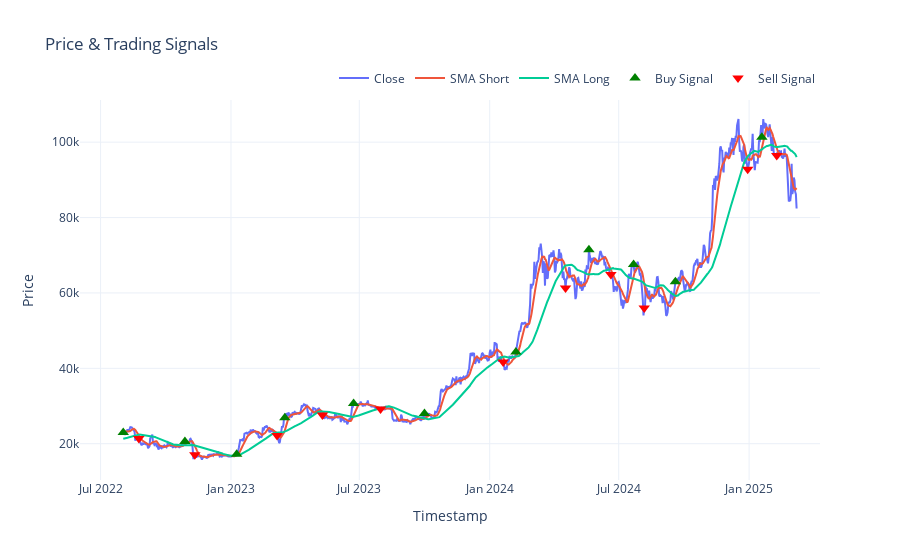

This figure's notebook cell:
### Code cell
#Plot
plotter = Plotter()
plotter.plot_signals(df_signals)

### Figure 1 — Plotly figure (JSON) as saved in the notebook; plotly's stock layout.template omitted (floating-point values rounded to 4 significant figures; data arrays with more than 128 entries replaced by an {"elided": "..."} marker saying what was removed)
{"data": [{"mode": "lines", "name": "Close", "type": "scatter", "x": {"elided": "951 str values"}, "y": {"elided": "951 float values"}}, {"mode": "lines", "name": "SMA Short", "type": "scatter", "x": {"elided": "951 str values"}, "y": {"elided": "951 float values"}}, {"mode": "lines", "name": "SMA Long", "type": "scatter", "x": {"elided": "951 str values"}, "y": {"elided": "951 float values"}}, {"marker": {"color": "green", "size": 10, "symbol": "triangle-up"}, "mode": "markers", "name": "Buy Signal", "type": "scatter", "x": ["2022-08-02T00:00:00.000000000", "2022-10-28T00:00:00.000000000", "2023-01-09T00:00:00.000000000", "2023-03-18T00:00:00.000000000", "2023-06-23T00:00:00.000000000", "2023-10-01T00:00:00.000000000", "2024-02-07T00:00:00.000000000", "2024-05-20T00:00:00.000000000", "2024-07-22T00:00:00.000000000", "2024-09-19T00:00:00.000000000", "2025-01-19T00:00:00.000000000"], "y": [22990.0, 20590.0, 17180.0, 26910.0, 30690.0, 27990.0, 44350.0, 71450.0, 67530.0, 62950.0, 101300.0]}, {"marker": {"color": "red", "size": 10, "symbol": "triangle-down"}, "mode": "markers", "name": "Sell Signal", "type": "scatter", "x": ["2022-08-24T00:00:00.000000000", "2022-11-11T00:00:00.000000000", "2023-03-07T00:00:00.000000000", "2023-05-10T00:00:00.000000000", "2023-07-31T00:00:00.000000000", "2024-01-20T00:00:00.000000000", "2024-04-17T00:00:00.000000000", "2024-06-20T00:00:00.000000000", "2024-08-06T00:00:00.000000000", "2024-12-30T00:00:00.000000000", "2025-02-09T00:00:00.000000000"], "y": [21370.0, 17070.0, 22200.0, 27600.0, 29230.0, 41700.0, 61280.0, 64870.0, 56020.0, 92790.0, 96460.0]}], "layout": {"hovermode": "x unified", "legend": {"orientation": "h", "x": 1, "xanchor": "right", "y": 1.02, "yanchor": "bottom"}, "title": {"text": "Price & Trading Signals"}, "xaxis": {"title": {"text": "Timestamp"}}, "yaxis": {"title": {"text": "Price"}}}}
